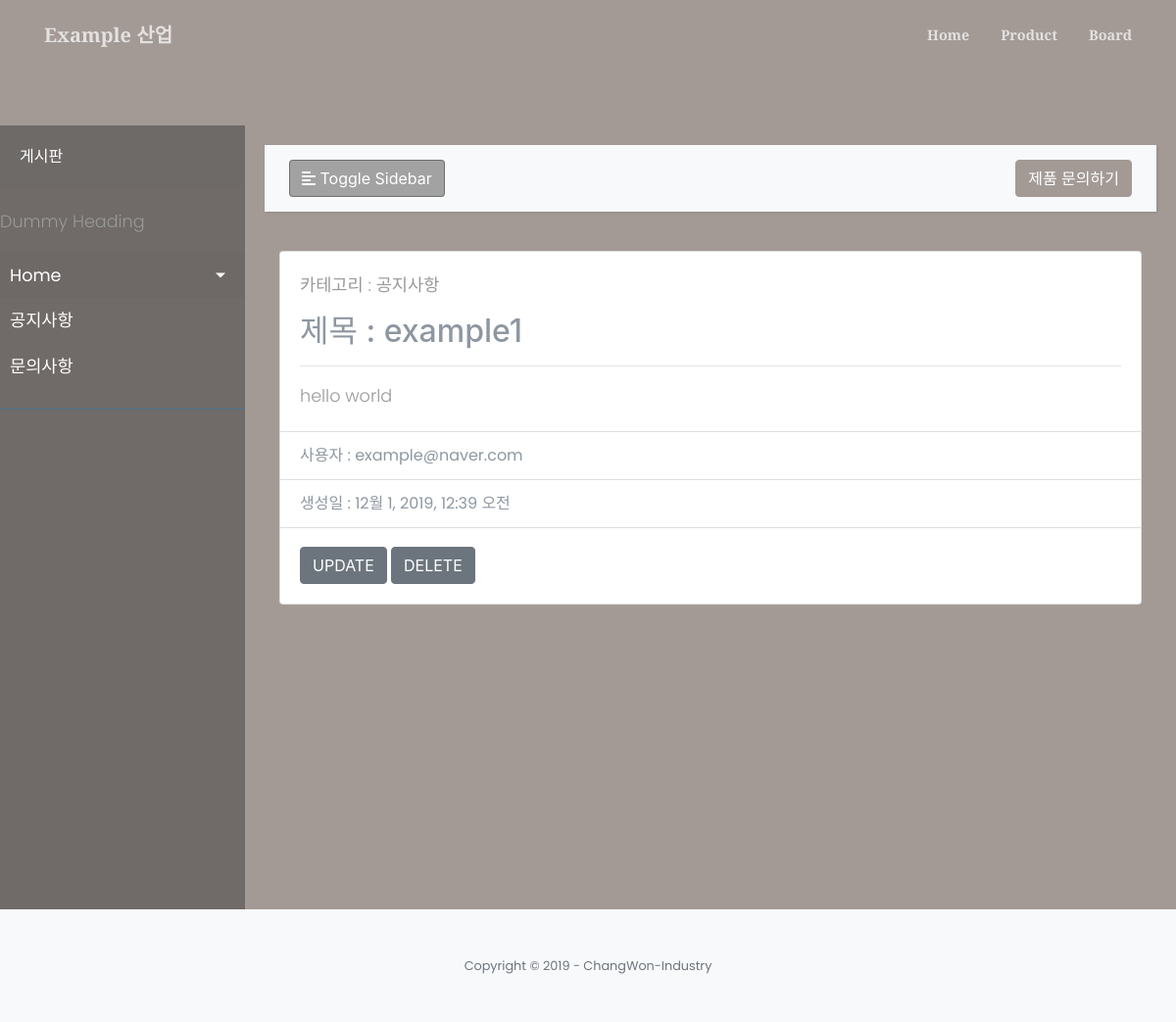
Page /board/read/6 on the committed database.
### board/models.py (models this page shows, shortened)
class Board_Category(models.Model):
    name = models.CharField(max_length=20)    # 게시판 카테고리 이름
    admin_option = models.BooleanField(default=False) # 관리자만 확인하기 옵션 기능
    created_at = models.DateTimeField(auto_now_add=True)    # 해당 레코드 생성시 현재 시간 자동저장
    updated_at = models.DateTimeField(auto_now=True)    # 해당 레코드 갱신시 현재 시간 자동저장
    def __str__(self):
        return self.name

class Board(models.Model):
    board_category = models.ForeignKey(Board_Category, on_delete=models.CASCADE) # board category
    subject = models.CharField(max_length=20) # 제목
    email = models.EmailField() # user이메일
    pwd = models.CharField(max_length=20) # user pw
    content = models.TextField()    # 게시글 내용
    hit = models.IntegerField(default=0)    # 조회수
    admin_option = models.BooleanField(default=False) # 관리자만 확인하기 옵션 기능
    created_at = models.DateTimeField(auto_now_add=True)    # 해당 레코드 생성시 현재 시간 자동저장
    updated_at = models.DateTimeField(auto_now=True)    # 해당 레코드 갱신시 현재 시간 자동저장
    ifmodify = models.CharField(max_length=2, default="n")

### board/views.py (the view)
# urls.py: path('read/<int:pk>', views.read_board, name="read_board"),
def read_board(request, pk):
    context = {
            "error":error_handeler(request, False, ""),
            "title":"Chang-Won",
            "category": Board_Category.objects.all(),
            "path": request.path,
    }
    try:
        board = Board.objects.get(id = pk)
        if(board.admin_option):
            error_handeler(request, True, "관리자만 확인 가능합니다.")
            return redirect("board_main")
        else:
            board.hit += 1
            board.save()
    except:
        error_handeler(request, True, "board DB 관련 오류!")
        return redirect("board_main")
    context["board"] = board
    return render(request, 'board/boardView.html', context)

### board/views.py (called while the page is built)
def error_handeler(request, active, msg):
    err_msg = ""
    if request.session.get('error', False) and not active:
        err_msg = request.session['error']
        del request.session['error']
    elif active == True:
        request.session['error'] = msg
    return err_msg

### board/templates/board/boardView.html (shortened to what this page needs)
{% extends 'products/index.html' %}
{% load i18n %}
{% load staticfiles %}
{% block sidebar_title %}게시판{% endblock %}
{% block sidebar_category %}
    {% for i in category %}
    <li>
        <a class="kinds" href="/board?kind={{i}}">{{ i }}</a>
    </li>
    {% endfor %}
{% endblock %}
{% block product %}
<div class="container">
    <div class="card">
        <div class="card-body">
            <p class="card-title">카테고리 : {{board.board_category}}</p>
            <h2>제목 : {{board.subject}}</h2>
            <hr>
            <p class="card-text">{{board.content}}</p>
        </div>
        <ul class="list-group list-group-flush">
            <li class="list-group-item">사용자 : {{board.email}}</li>
            <li class="list-group-item">생성일 : {{board.created_at}}</li>
        </ul>
        <div class="card-body">
            <a href="{%url 'updatepage' board.id%}"  class="btn btn-secondary">UPDATE</a>
            <a href="{%url 'delete_board' board.id%}"  class="btn btn-secondary">DELETE</a>
        </div>
    </div>
</div>
{% endblock %}

### mainsite/static/mainsite/css/custom.css (style rules this page uses)
body { font-family: 'Poppins', sans-serif; background: #fafafa; }
p { font-family: 'Poppins', sans-serif; font-size: 1.1em; font-weight: 300; line-height: 1.7em; color: #999; }
a, a:hover, a:focus { color: inherit; text-decoration: none; transition: all 0.3s; }
#sidebar ul li a { text-align: left; }
#sidebar ul li a { padding: 10px; font-size: 1.1em; display: block; }

### rows in the picture
Board_Category: name "공지사항"
Board_Category: name "문의사항"
Board: board_category "공지사항", subject "example1", content "hello world", email "example@naver.com", created_at "12월 1, 2019, 12:39 오전"
